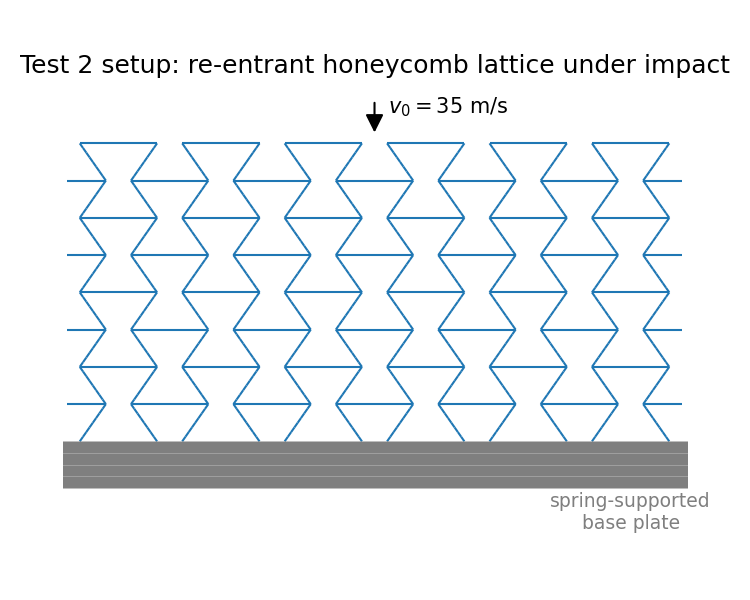

Here is the Python script that generated this plot:
#!/usr/bin/python3

# Undeformed geometry/BC schematic for TEST 2 (re-entrant honeycomb impact,
# tests/docs/re-entrant.geo). Reads the first ParaView frame (undeformed
# configuration) since the mesh is too intricate to sketch by hand, unlike
# test1_schematic.py.

from _vtu import read_pieces
import sys
from pathlib import Path

import matplotlib.pyplot as plt
import numpy as np
from matplotlib.collections import LineCollection
from matplotlib.patches import FancyArrowPatch

sys.path.insert(0, str(Path(__file__).parent))

CASE_DIR = Path(__file__).parent / "test2"

beams, plate = read_pieces(CASE_DIR / "vis0.vtu")

fig, ax = plt.subplots(figsize=(5, 4))

segments = beams["points"][beams["lines"]][:, :, :2]
ax.add_collection(LineCollection(segments, colors="tab:blue", linewidths=1))
plate_segments = plate["points"][plate["lines"]][:, :, :2]
ax.add_collection(LineCollection(
    plate_segments, colors="tab:gray", linewidths=300))

x_min, y_min = beams["points"][:, :2].min(axis=0)
x_max, y_max = beams["points"][:, :2].max(axis=0)
pad = 0.15 * (y_max - y_min)

# impactor: prescribed initial velocity applied to the (central) "ymax" group
arrow_x = 0.5 * (x_min + x_max)
ax.add_patch(FancyArrowPatch((arrow_x, y_max + pad), (arrow_x, y_max + 0.15 * pad),
                             arrowstyle="-|>", mutation_scale=18, color="k"))
ax.annotate(r"$v_0 = 35$ m/s", (arrow_x + 0.3*pad, y_max + 0.8 * pad),
            ha="left", va="center", fontsize=10)

# compliant support plate below "ymin", modeled as a spring-mass rod
plate_height = np.ptp(plate["points"][:, 1])
ax.annotate("spring-supported\nbase plate", (0, y_min - plate_height - 0.1 * pad),
            ha="center", va="top", color="tab:gray", fontsize=9)

ax.set_xlim(x_min - pad, x_max + pad)
ax.set_ylim(y_min - plate_height - 0.6 * pad, y_max + 1.3 * pad)
ax.set_aspect("equal")
ax.axis("off")
ax.set_title("Test 2 setup: re-entrant honeycomb lattice under impact")

fig.tight_layout()
fig.savefig(CASE_DIR.parent / "test2_schematic.png", dpi=150)
